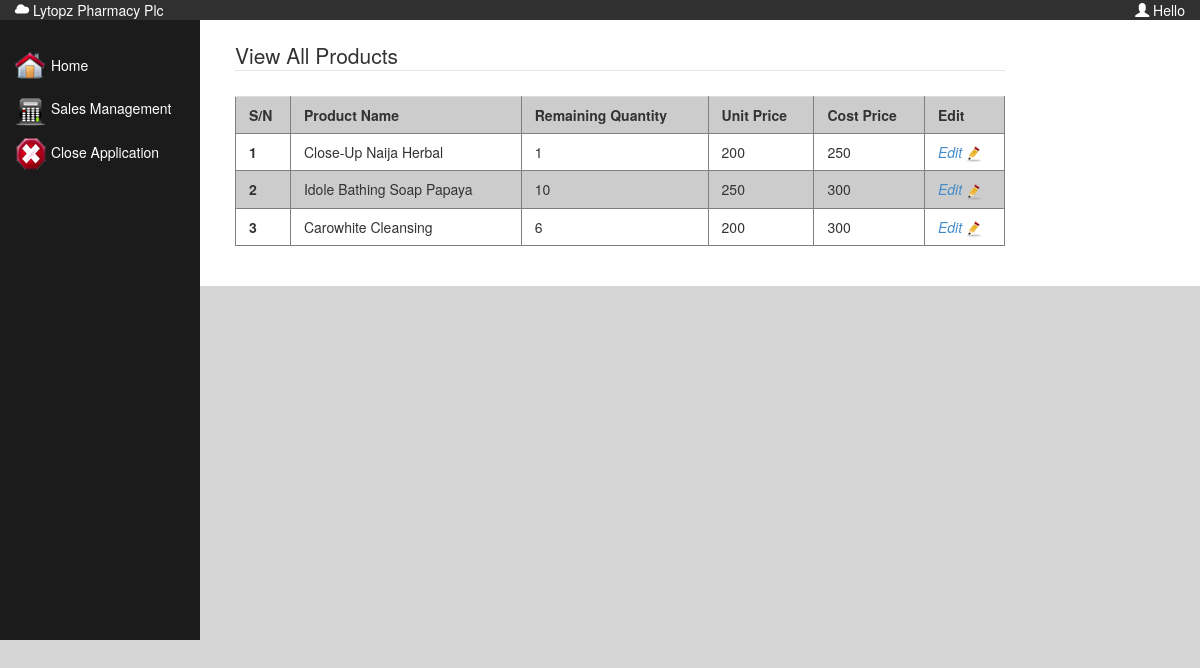
Page /viewProduct.php on the committed database.
### tables this page shows
CREATE TABLE `product` (
  `product_id` int(11) NOT NULL,
  `cat_id` int(11) NOT NULL,
  `product_name` varchar(100) NOT NULL,
  `quantity` int(10) NOT NULL,
  `unit_price` int(5) NOT NULL,
  `cost_price` int(5) NOT NULL
);

### include.php (called while the page is built, shortened)
<?php
	$viewCreatedForms = new viewFormSubmit;
?>

### class/viewFormSubmit.php (called while the page is built, shortened)
<?php
class viewFormSubmit implements IformSubmitView
{
	public $allProduct=array();
public function viewProduct($id)
{
	if ($id==true)
	{
		$sql = mysql_query(sprintf("SELECT  * FROM product p,category c  WHERE p.cat_id=c.cat_id AND p.product_id='%s'",
		get_magic_quotes_gpc() ? $id : addslashes($id)));
	}
	else {
	$sql = mysql_query("SELECT DISTINCT * FROM product WHERE 1");
	}
	 if (mysql_num_rows($sql)>0)
	 {
		 while($allProduct = mysql_fetch_assoc($sql))
		 {
			 array_push($this->allProduct,$allProduct);
		 }
	 }
	 return $this->allProduct;
}
}
?>

### viewProduct.php (the view, shortened to what this page needs)
<?php require_once('include.php')?>
<!DOCTYPE html PUBLIC "-//W3C//DTD XHTML 1.0 Transitional//EN" "http://www.w3.org/TR/xhtml1/DTD/xhtml1-transitional.dtd">
<html xmlns="http://www.w3.org/1999/xhtml">
<head>
<link href="css/style.css" rel="stylesheet" />
<link href="bootstrap/css/bootstrap.css" rel="stylesheet" />
<link href="bootstrap/css/bootstrap-theme.css" rel="stylesheet"/>
</head>
<body style="background-color:#D6D6D6;">
<div class="container-fluid">
<div class="row" style="background-color:#303030; color:#FFF;">
<div class="col-xs-4">
<div style="float:left; text-align:left;font:Tahoma, Geneva, sans-serif; font-size:14px;">
<span class="glyphicon glyphicon-cloud"></span> Lytopz Pharmacy Plc</div>
</div>
<div class="col-xs-8">
<div style="float:right; text-align:left;font:Tahoma, Geneva, sans-serif; font-size:14px;">
<span class="glyphicon glyphicon-user"></span> Hello <?php echo '<strong>'.ucwords($_SESSION['username']).'</strong>';;?>
</div>
</div>
</div>
<div class="row">
<div class="col-xs-2" style="background-color:#1B1B1B;height:620px;">
   <?php include('sidebar.php');?>
</div>
<div class="col-xs-10" style="background-color:#FFF;padding:20px;">
<div class="col-xs-10">
<fieldset>
<legend>View All Products </legend>
<?php
$viewCreatedForms->viewProduct($id=false);
$viewProduct = $viewCreatedForms->allProduct;
$table = '<table class="table" width="100%"><tr><td>S/N</td><td>Product Name</td><td>Remaining Quantity</td><td>Unit Price</td>
<td>Cost Price</td><td>Edit</td></tr>';
			$sn = 1;
			for($i=0; $i< count($viewProduct); $i++)
			{
			$table .= '<tr><td>'.$sn.'</td><td>'.$viewProduct[$i]['product_name'].'</td><td>'.$viewProduct[$i]['quantity'].'</td><td>'.$viewProduct[$i]['unit_price'].'</td><td>'.$viewProduct[$i]['cost_price'].'</td><td>'.
			'<a href="createProduct.php?proID='.$viewProduct[$i]['product_id'].'"><i>Edit <img src="image/edit.png" /></a></i>'.'</td>
			</tr>';
			$sn++;
			}
			$table .= '</table>';
			echo $table;
			?>
            </fieldset>
</div>
</div>
</div>
</body>
</html>

### sidebar.php (shortened to what this page needs)
<ul class="settings">
 <li><a href="dashboard.php" style="text-decoration:none; font-size:14px; color:#fff;"><i><img src="image/home.png"/></i> Home</a> </li>
  <li id="sales">
  <i><img src="image/sales.png"/></i> Sales Management
  </li>
  <li id="changes">
  <i><img src="image/close.png"/></i> Close Application
  </li>
  </ul>

### css/style.css (style rules this page uses)
.settings { list-style:none; width:300px; float:left; margin-left:-40px; margin-top:20px; }
.settings > li { color:#FFF; width:320px; float:left; font-size:14px; line-height:30px; margin-top:10px; }
.table { width:100%; margin-top:5px; border-collapse:collapse; }
.table tr:nth-child(even) { background-color: #dddddd, color: #666666;text-indent:5px;height:20px; line-height:10px; }
.table tr:nth-child(odd) { background: #ccc;text-indent:5px; height:20px; line-height:10px; }
.table tr:first-child { font-weight:bold; }
.table td:first-child { font-weight:bold; }
table, td, th { border: 1px solid gray; }

### viewProduct.php (style rules this page uses)
body { font-family:Tahoma, Geneva, sans-serif; }

### rows in the picture
product: product_name "Close-Up Naija Herbal", quantity "1", unit_price "200", cost_price "250"
product: product_name "Idole Bathing Soap Papaya", quantity "10", unit_price "250", cost_price "300"
product: product_name "Carowhite Cleansing", quantity "6", unit_price "200", cost_price "300"
